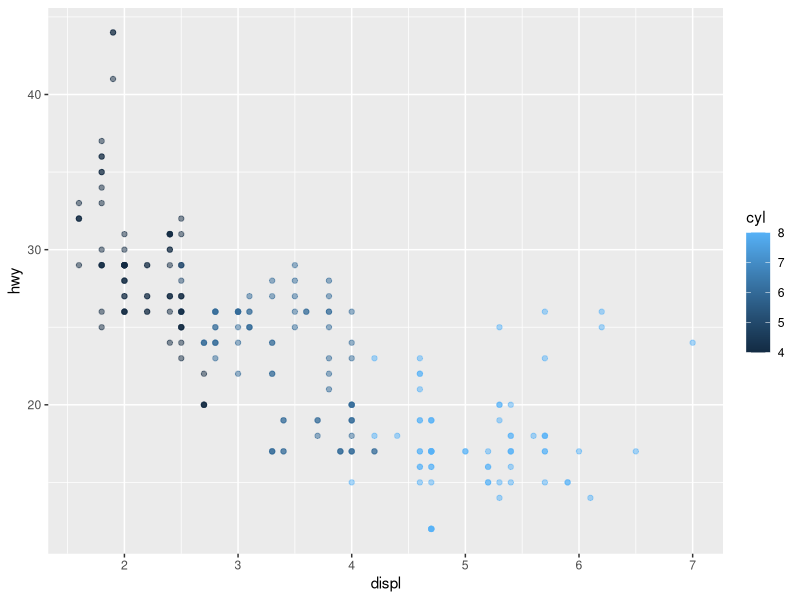
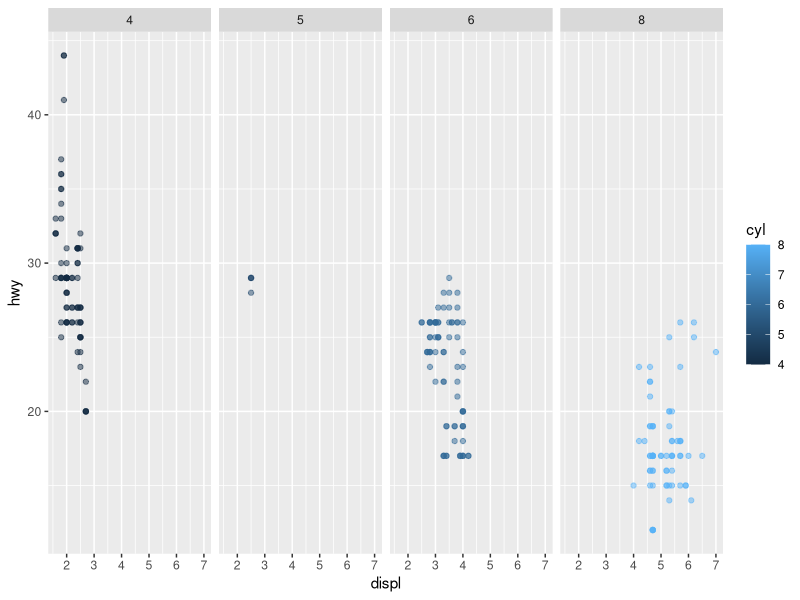
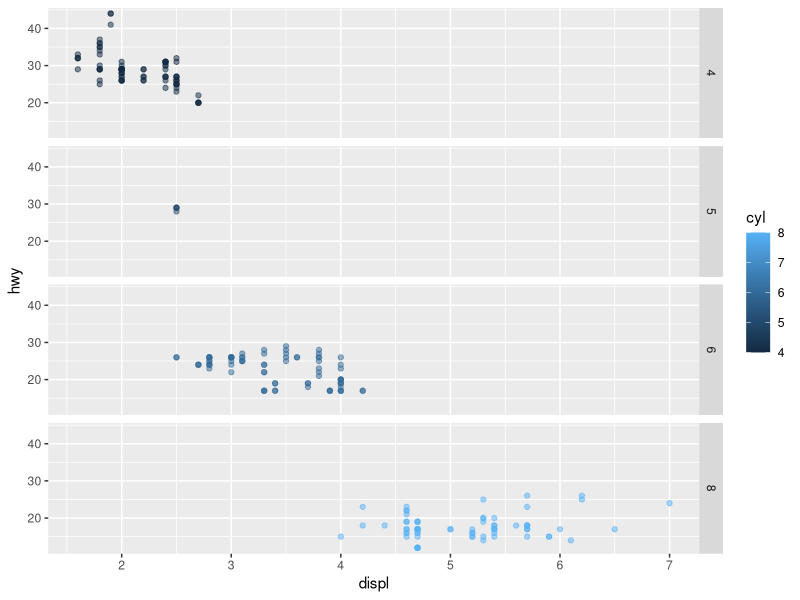
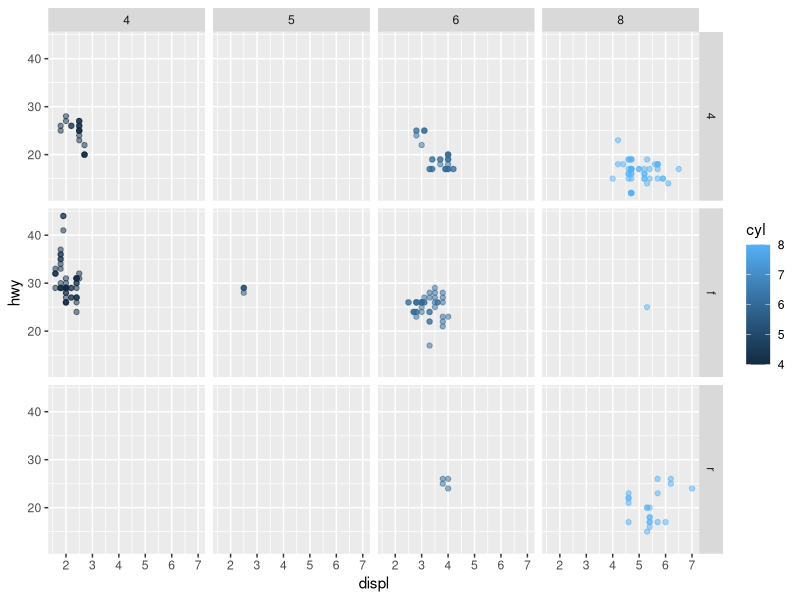
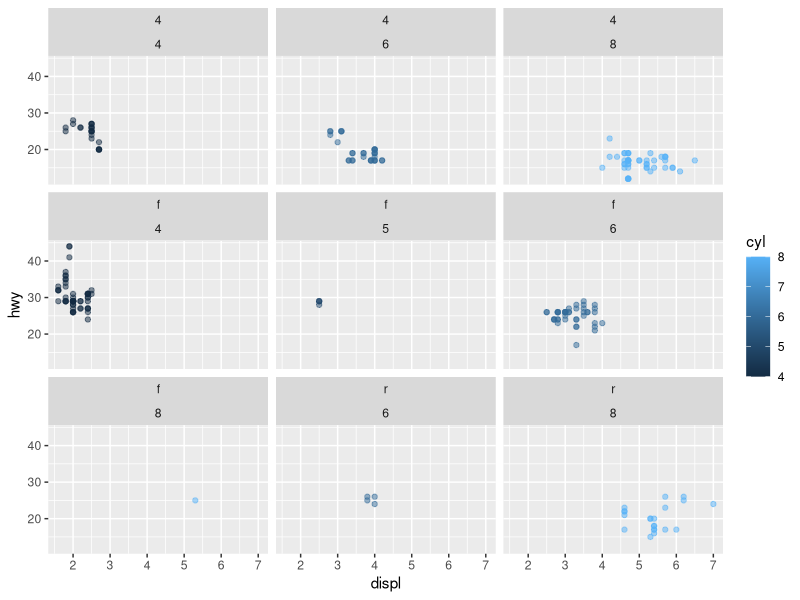
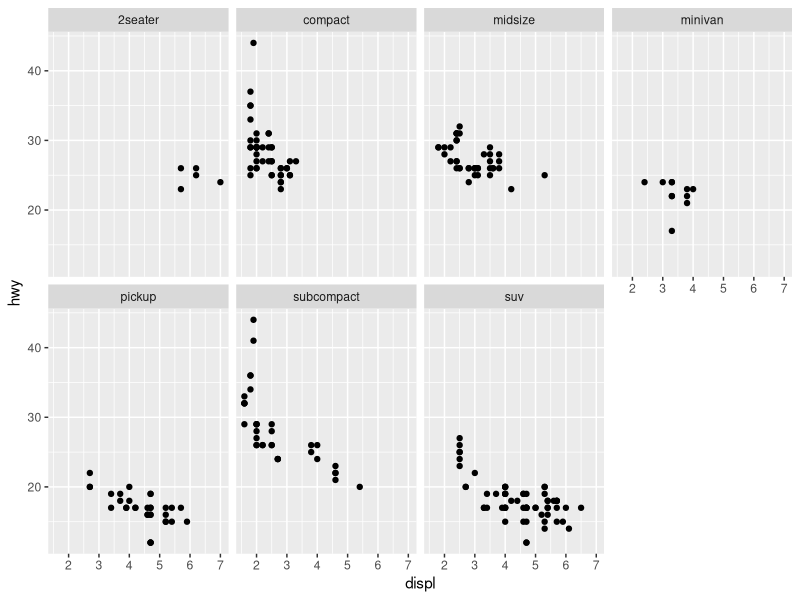
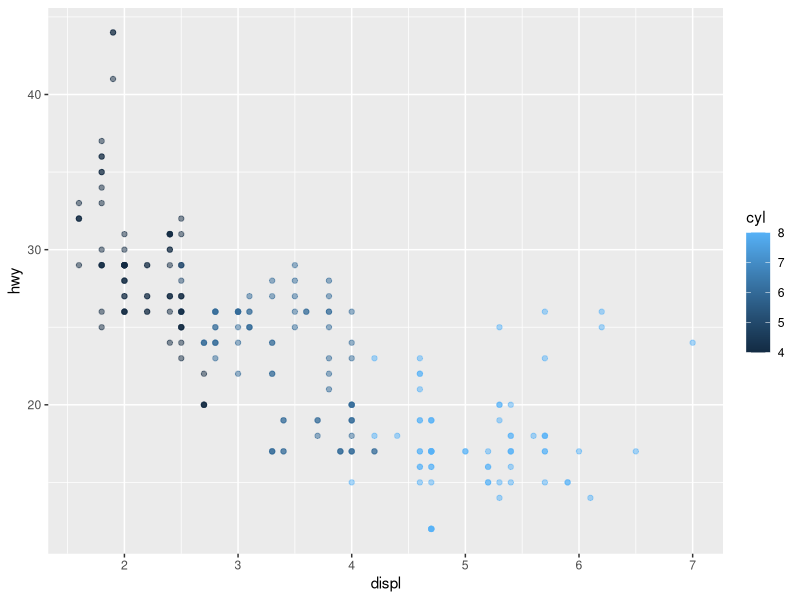
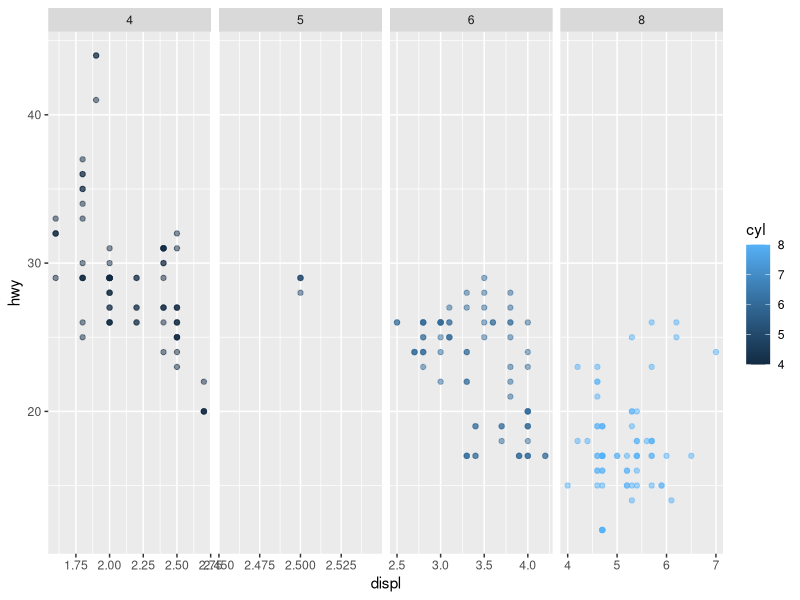

These figures' R source, in order:
## ---- chunk 1
library(tidyverse)
## ---- chunk 2
p<-ggplot(mpg,aes(displ, hwy , color = cyl)) + geom_point(alpha=0.5);p 
## ---- chunk 3
#连续型变量#
p+facet_grid(. ~ cyl) #一行多列#
## ---- chunk 4
p+facet_grid(cyl ~ .) #一列多行#
## ---- chunk 5
p+facet_grid(drv ~ cyl) #第一个纵坐标，第二个横坐标#
## ---- chunk 6
p+facet_wrap(~drv+cyl)
## ---- chunk 7
#离散型变量#
ggplot(mpg, aes(displ, hwy)) + 
geom_point() + 
facet_wrap(~class,ncol=4)#设置一行有4个#
## ---- chunk 8
p<-ggplot(mpg,aes(displ, hwy , color = cyl)) +geom_point(alpha=0.5);p 
## ---- chunk 9
#连续型变量#
p+facet_grid(. ~ cyl, scales="free_x") #一行多列#
## ---- chunk 10
p+facet_grid(cyl ~ ., scales="free_y") #一列多行#
## ---- chunk 11
p+facet_grid(drv ~ cyl, scales="free") #第一个纵坐标，第二个横坐标#
## ---- chunk 12
p+facet_wrap(~drv+cyl,scales="free")
## ---- chunk 13
#离散型变量#
ggplot(mpg, aes(displ, hwy)) + 
geom_point() + 
facet_wrap(~class,ncol=4, scales="free")#设置一行有4个#
## ---- chunk 14
#不同分面标签的修改#
p<-ggplot(mpg,aes(displ, hwy , color = cyl)) + geom_point(alpha=0.5) ;p
## ---- chunk 15
p+facet_grid(drv ~ cyl)
## ---- chunk 16
mpg2<-mpg
mpg2$drv<-as.factor(mpg$drv);mpg2$cyl<-as.factor(mpg$cyl)       
levels(mpg2$drv)[levels(mpg2$drv)=="4"]<-"4wd";levels(mpg2$drv)[levels(mpg2$drv)=="f"]<-"Front"
levels(mpg2$drv)[levels(mpg2$drv)=="r"]<-"Rear";levels(mpg2$cyl)[levels(mpg2$cyl)=="4"]<-"Four"
levels(mpg2$cyl)[levels(mpg2$cyl)=="5"]<-"Five";levels(mpg2$cyl)[levels(mpg2$cyl)=="6"]<-"Six"
levels(mpg2$cyl)[levels(mpg2$cyl)=="8"]<-"Eight"    
p<-ggplot(mpg2,aes(displ, hwy , color = cyl)) + geom_point(alpha=0.5) ;p      
## ---- chunk 17
p+facet_grid(drv ~ cyl) #第一个纵坐标，第二个横坐标#
## ---- chunk 18
p<-ggplot(mpg,aes(displ, hwy , color = cyl)) + 
geom_point(alpha=0.5) +facet_grid(drv ~ cyl);p
## ---- chunk 19
p+theme(strip.text=element_text(face="bold",size=rel(1.5)),
        strip.background=element_rect(fill="lightblue",color="red",size=rel(5)))
